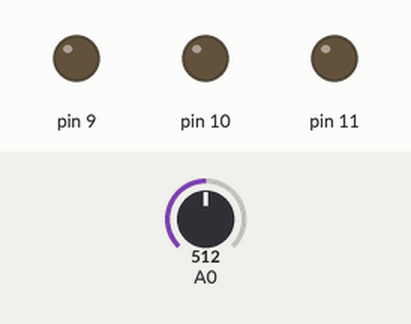
Simulated run of this sketch. Board: Arduino Uno, built with avr-gcc and run on an emulated ATmega328P. Shown: output pins drawn as LEDs (lit = HIGH). The inputs (shaded band) are chosen by the test bench; at power-on: A0 = 512.

Above: at 1.2 s.
1.3 s: A0 set to 469
2.8 s: A0 set to 446
At 2.96 s:
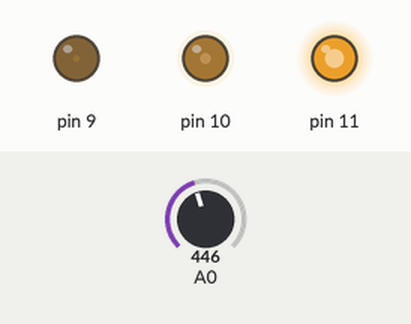
At 6.01 s:
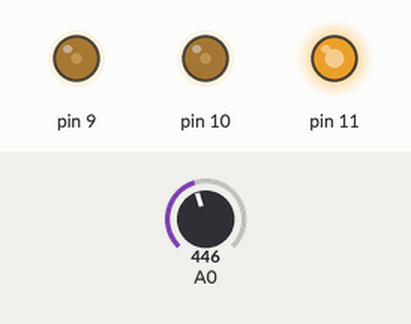
Timing chart, 0 to 17.8 s (numbered marks = the images above; inputs shaded):
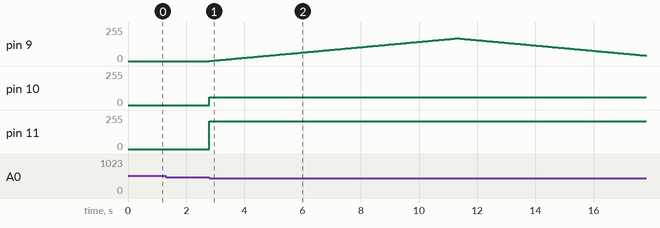

Measured:
- the behaviour switches between 462 and 461 on A0 (found by bisection; images 0 and 1)
- after the input at 1.3 s, every drawn part: stays the same
- after the input at 2.8 s, pin 9: rises from 0/255 to 170/255 in 8.5 s, then falls to 41/255 in 6.5 s; pin 10: 0/255 → 60/255 at once; pin 11: 0/255 → 210/255 at once

The sketch:

sketch_sensitive_night_lighter.ino
```cpp
// ночник, меняющий цвет и реагирующий на степень освещенности

int calibrationValue;
int lightValue;
int delay_time;


void increase_light() {

  delay_time = 50;
  int i;
  for (i=1; i<=170; i++) {
    lightValue = analogRead(A0);

    if (lightValue < calibrationValue -50) {
      analogWrite(11, 210); //красный
      analogWrite(10, 60); //зеленый
      analogWrite(9, i); //синий
      delay(delay_time);
      }
    }
  };

void decrease_light() {

  delay_time = 50;
  int i;
  for (i=170; i>=1; i--) {
    lightValue = analogRead(A0);

    if (lightValue < calibrationValue -50) {

      analogWrite(11, 210); //красный
      analogWrite(10, 60); //зеленый
      analogWrite(9, i); //синий
      delay(delay_time);
      }
    }
  };

void manage_colors() {
  increase_light();
  decrease_light();
  };

void setup() {
  pinMode(11, OUTPUT); // красный
  pinMode(10, OUTPUT); // зеленый
  pinMode(9, OUTPUT); // синий
  calibrationValue = analogRead(A0);

}

void loop() {

    lightValue = analogRead(A0);
    if (lightValue < calibrationValue -50) {

      manage_colors();
    }

    else {
    analogWrite(11, 0); //красный
    analogWrite(10, 0); //зеленый
    analogWrite(9, 0); //синий
      }


}
```
